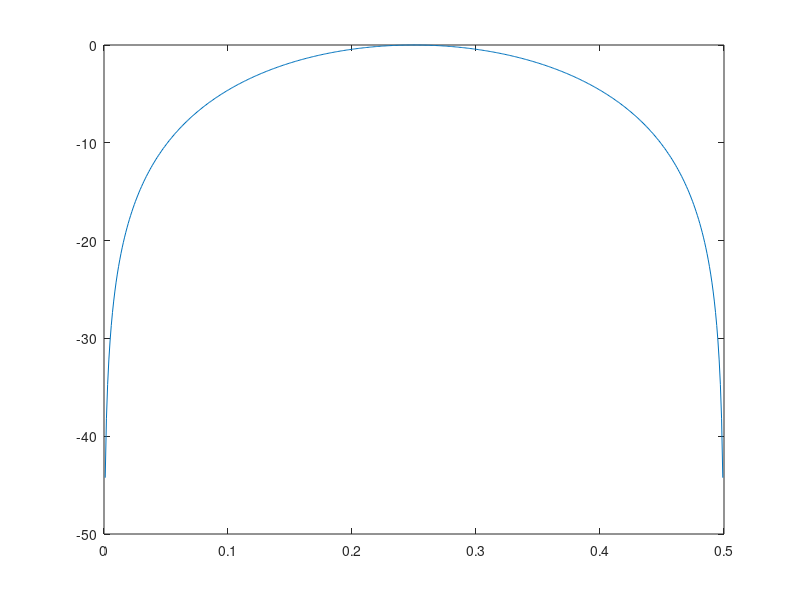

This chart was generated by the following MATLAB code: (Note: this script raises an error after producing the figure.)
clear
clf
%Coefficient du filtre etudie
A = [2 0 0] ;
B = [1 0 -1] ;

fe = 1 ;                                % Frequence d'echantillonnage
[H, w] = freqz(B,A) ;                   % w : pulsation entre 0 et pi
nu = w/(2*pi) ;                         % Frequence reduite
f = nu*fe ;                             % Frequence

%On trace le diagramme de gain pour determiner la nature du filtre
plot(nu,20*log10(abs(H))) ;
my_title('Diagramme de gain en frequence reduite en db',25) ;
%print -deps "/home/kewin/octave/td_matLab/rapport/fig/resEx3/f3Gain.eps" 

input ('Figure suivante ?') ;
%Diagramme de phase
plot(nu,angle(H)) ;
my_title('Diagramme de phase en frequence reduite',25) ;
%print -deps "/home/kewin/octave/td_matLab/rapport/fig/resEx3/f3Phase.eps" 

input ('Figure suivante ? ') ;
%Zeros et poles
zplane(B, A) ;
my_title('Zeros et poles',25) ;
%print -deps "/home/kewin/octave/td_matLab/rapport/fig/resEx3/f3ZP.eps"

%Reponse impulsionnelle
%Definition de l'intervalle de visualisation
N = 64 ;
n0 = N/2 ;
n_min = 1-n0 ;
n_max = N-n0 ;
n = n_min:1:n_max ;

%Definition du dirac
dirac = zeros(1,N);
dirac(n0) = 1;
y = filter(B,A,dirac);
input ('Figure suivante ?') ;
stem (n,y) ;
my_title('Reponse impulsionnelle',25) ;
%print -deps "/home/kewin/octave/td_matLab/rapport/fig/resEx3/f3Impulsion.eps" 

input ('Figure suivante ?') ;
%Reponse indicielle
%Definition de l'echelon
u = zeros(1,N) ;
for i=n0:N
	u(i)=1;
endfor
i = filter(B,A,u) ;
h_obj = stem (n,i) ;
my_title('Reponse indicielle',25) ;
%print -deps "/home/kewin/octave/td_matLab/rapport/fig/resEx3/f3Indice.eps" 

